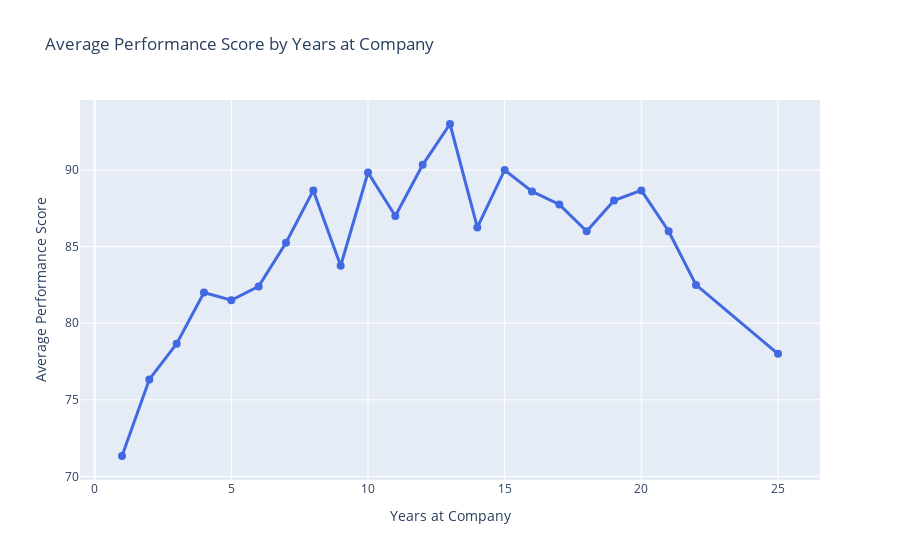
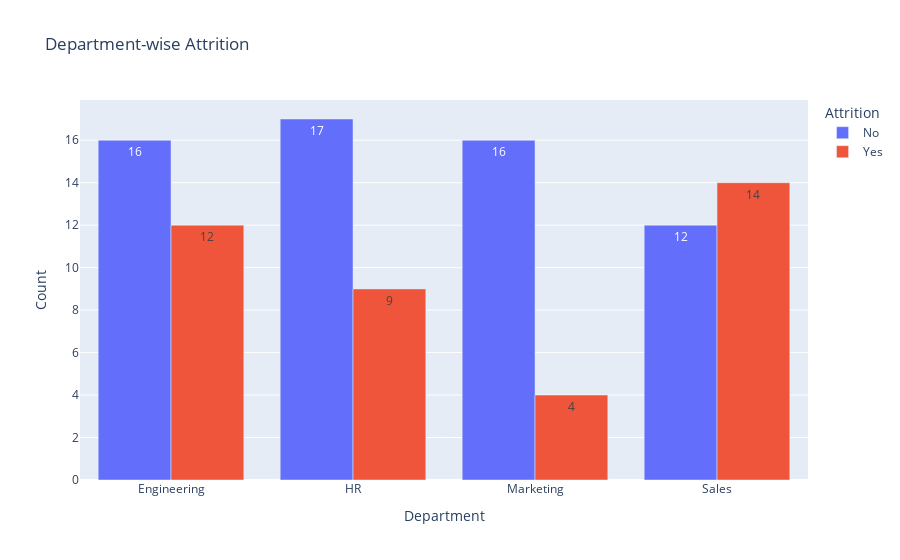
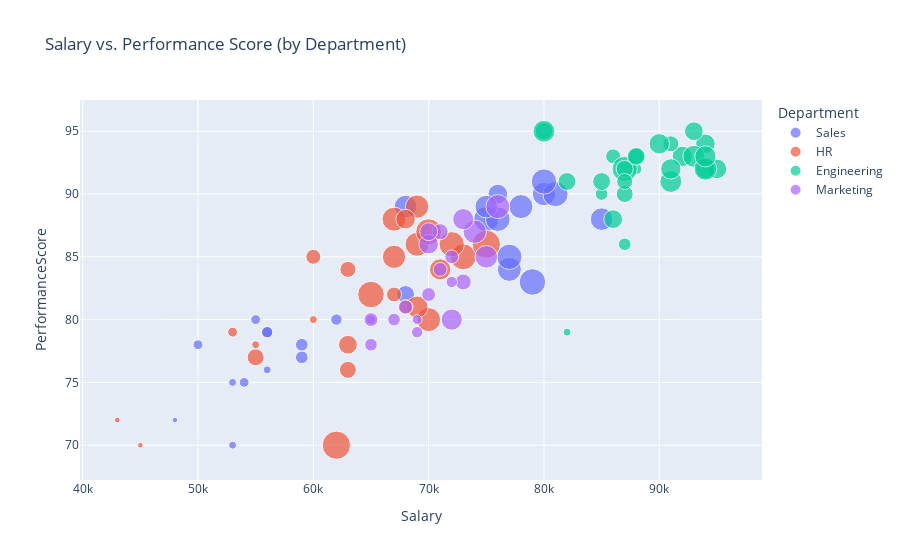

Write notebook code for charts like these, in order.
### Code cell
import plotly.express as px
import pandas as pd
import plotly.express as px
import pandas as pd
trend_df = df.groupby('YearsAtCompany')['PerformanceScore'].mean().reset_index()
trend_df = trend_df.sort_values('YearsAtCompany')
fig = px.line(
    trend_df,
    x='YearsAtCompany',
    y='PerformanceScore',
    title='Average Performance Score by Years at Company',
    markers=True
)
fig.update_traces(line=dict(color='royalblue', width=3), marker=dict(size=8))
fig.update_layout(xaxis_title='Years at Company', yaxis_title='Average Performance Score')
fig.show()
attrition_counts = df.groupby(['Department', 'Attrition']).size().reset_index(name='Count')
fig2 = px.bar(
    attrition_counts,
    x='Department',
    y='Count',
    color='Attrition',
    barmode='group',
    title='Department-wise Attrition',
    text='Count'
)
fig2.show()
fig3 = px.scatter(
    df,
    x='Salary',
    y='PerformanceScore',
    color='Department',
    size='YearsAtCompany',
    hover_data=['Age', 'Attrition'],
    title='Salary vs. Performance Score (by Department)'
)
fig3.show()

### Figure 1 — Plotly figure (JSON) as saved in the notebook; plotly's stock layout.template omitted (floating-point values rounded to 4 significant figures)
{"data": [{"hovertemplate": "YearsAtCompany=%{x}<br>PerformanceScore=%{y}<extra></extra>", "legendgroup": "", "line": {"color": "royalblue", "dash": "solid", "width": 3}, "marker": {"size": 8, "symbol": "circle"}, "mode": "lines+markers", "name": "", "orientation": "v", "showlegend": false, "type": "scatter", "x": [1, 2, 3, 4, 5, 6, 7, 8, 9, 10, 11, 12, 13, 14, 15, 16, 17, 18, 19, 20, 21, 22, 25], "xaxis": "x", "y": [71.33, 76.33, 78.67, 82, 81.5, 82.4, 85.25, 88.67, 83.75, 89.83, 87, 90.33, 93, 86.25, 90, 88.6, 87.75, 86, 88, 88.67, 86, 82.5, 78], "yaxis": "y"}], "layout": {"legend": {"tracegroupgap": 0}, "title": {"text": "Average Performance Score by Years at Company"}, "xaxis": {"anchor": "y", "domain": [0, 1], "title": {"text": "Years at Company"}}, "yaxis": {"anchor": "x", "domain": [0, 1], "title": {"text": "Average Performance Score"}}}}

### Figure 2 — Plotly figure (JSON) as saved in the notebook; plotly's stock layout.template omitted (floating-point values rounded to 4 significant figures)
{"data": [{"alignmentgroup": "True", "hovertemplate": "Attrition=No<br>Department=%{x}<br>Count=%{text}<extra></extra>", "legendgroup": "No", "marker": {"color": "#636efa", "pattern": {"shape": ""}}, "name": "No", "offsetgroup": "No", "orientation": "v", "showlegend": true, "text": [16, 17, 16, 12], "textposition": "auto", "type": "bar", "x": ["Engineering", "HR", "Marketing", "Sales"], "xaxis": "x", "y": [16, 17, 16, 12], "yaxis": "y"}, {"alignmentgroup": "True", "hovertemplate": "Attrition=Yes<br>Department=%{x}<br>Count=%{text}<extra></extra>", "legendgroup": "Yes", "marker": {"color": "#EF553B", "pattern": {"shape": ""}}, "name": "Yes", "offsetgroup": "Yes", "orientation": "v", "showlegend": true, "text": [12, 9, 4, 14], "textposition": "auto", "type": "bar", "x": ["Engineering", "HR", "Marketing", "Sales"], "xaxis": "x", "y": [12, 9, 4, 14], "yaxis": "y"}], "layout": {"barmode": "group", "legend": {"title": {"text": "Attrition"}, "tracegroupgap": 0}, "title": {"text": "Department-wise Attrition"}, "xaxis": {"anchor": "y", "domain": [0, 1], "title": {"text": "Department"}}, "yaxis": {"anchor": "x", "domain": [0, 1], "title": {"text": "Count"}}}}

### Figure 3 — Plotly figure (JSON) as saved in the notebook; plotly's stock layout.template omitted (floating-point values rounded to 4 significant figures)
{"data": [{"customdata": [[29, "No"], [50, "Yes"], [45, "Yes"], [27, "No"], [30, "No"], [55, "Yes"], [50, "Yes"], [48, "Yes"], [41, "No"], [45, "No"], [28, "Yes"], [50, "Yes"], [34, "No"], [30, "Yes"], [25, "No"], [28, "Yes"], [41, "No"], [28, "No"], [32, "Yes"], [39, "Yes"], [30, "No"], [42, "Yes"], [50, "Yes"], [28, "No"], [36, "Yes"], [45, "No"]], "hovertemplate": "Department=Sales<br>Salary=%{x}<br>PerformanceScore=%{y}<br>YearsAtCompany=%{marker.size}<br>Age=%{customdata[0]}<br>Attrition=%{customdata[1]}<extra></extra>", "legendgroup": "Sales", "marker": {"color": "#636efa", "size": [3, 20, 18, 2, 4, 22, 19, 20, 17, 16, 3, 20, 10, 2, 1, 3, 12, 4, 5, 16, 4, 18, 20, 2, 5, 16], "sizemode": "area", "sizeref": 0.0625, "symbol": "circle"}, "mode": "markers", "name": "Sales", "orientation": "v", "showlegend": true, "type": "scatter", "x": [55000, 75000, 77000, 53000, 56000, 79000, 76000, 77000, 80000, 85000, 54000, 81000, 68000, 53000, 48000, 50000, 76000, 56000, 59000, 68000, 62000, 78000, 80000, 56000, 59000, 75000], "xaxis": "x", "y": [80, 88, 84, 75, 79, 83, 88, 85, 90, 88, 75, 90, 82, 70, 72, 78, 90, 79, 77, 89, 80, 89, 91, 76, 78, 89], "yaxis": "y"}, {"customdata": [[35, "No"], [25, "No"], [60, "No"], [48, "No"], [25, "No"], [42, "No"], [31, "No"], [37, "No"], [53, "Yes"], [40, "No"], [47, "Yes"], [60, "Yes"], [38, "No"], [35, "No"], [29, "Yes"], [34, "No"], [38, "Yes"], [48, "No"], [50, "No"], [44, "No"], [25, "Yes"], [29, "No"], [31, "Yes"], [43, "Yes"], [29, "No"], [50, "Yes"]], "hovertemplate": "Department=HR<br>Salary=%{x}<br>PerformanceScore=%{y}<br>YearsAtCompany=%{marker.size}<br>Age=%{customdata[0]}<br>Attrition=%{customdata[1]}<extra></extra>", "legendgroup": "HR", "marker": {"color": "#EF553B", "size": [7, 1, 25, 18, 1, 17, 9, 11, 21, 15, 18, 25, 12, 9, 2, 7, 14, 20, 22, 18, 2, 8, 7, 17, 3, 21], "sizemode": "area", "sizeref": 0.0625, "symbol": "circle"}, "mode": "markers", "name": "HR", "orientation": "v", "showlegend": true, "type": "scatter", "x": [60000, 45000, 62000, 70000, 43000, 69000, 55000, 63000, 73000, 69000, 67000, 75000, 68000, 63000, 60000, 67000, 71000, 72000, 65000, 69000, 55000, 63000, 68000, 67000, 53000, 70000], "xaxis": "x", "y": [85, 70, 70, 80, 72, 89, 77, 78, 85, 81, 88, 86, 88, 76, 80, 82, 84, 86, 82, 86, 78, 84, 81, 85, 79, 87], "yaxis": "y"}, {"customdata": [[40, "Yes"], [38, "No"], [29, "No"], [37, "No"], [33, "Yes"], [29, "No"], [35, "Yes"], [27, "No"], [25, "Yes"], [31, "No"], [32, "No"], [38, "No"], [42, "No"], [47, "Yes"], [32, "Yes"], [36, "No"], [31, "No"], [35, "Yes"], [30, "No"], [36, "Yes"], [33, "Yes"], [37, "No"], [45, "Yes"], [33, "No"], [39, "Yes"], [32, "No"], [40, "Yes"], [29, "No"]], "hovertemplate": "Department=Engineering<br>Salary=%{x}<br>PerformanceScore=%{y}<br>YearsAtCompany=%{marker.size}<br>Age=%{customdata[0]}<br>Attrition=%{customdata[1]}<extra></extra>", "legendgroup": "Engineering", "marker": {"color": "#00cc96", "size": [10, 12, 5, 15, 10, 5, 13, 4, 2, 8, 7, 12, 15, 20, 8, 11, 10, 15, 9, 13, 12, 10, 16, 9, 14, 11, 13, 8], "sizemode": "area", "sizeref": 0.0625, "symbol": "circle"}, "mode": "markers", "name": "Engineering", "orientation": "v", "showlegend": true, "type": "scatter", "x": [80000, 95000, 85000, 80000, 82000, 87000, 92000, 88000, 82000, 91000, 86000, 94000, 91000, 87000, 88000, 93000, 85000, 93000, 87000, 90000, 94000, 88000, 94000, 87000, 94000, 86000, 91000, 87000], "xaxis": "x", "y": [95, 92, 90, 95, 91, 86, 93, 92, 79, 94, 93, 94, 91, 92, 93, 95, 91, 93, 92, 94, 92, 93, 92, 90, 93, 88, 92, 91], "yaxis": "y"}, {"customdata": [[28, "No"], [32, "No"], [34, "Yes"], [41, "No"], [26, "No"], [39, "No"], [34, "No"], [29, "No"], [36, "Yes"], [28, "No"], [33, "No"], [27, "No"], [41, "No"], [30, "No"], [49, "Yes"], [33, "Yes"], [41, "No"], [28, "No"], [38, "No"], [27, "No"]], "hovertemplate": "Department=Marketing<br>Salary=%{x}<br>PerformanceScore=%{y}<br>YearsAtCompany=%{marker.size}<br>Age=%{customdata[0]}<br>Attrition=%{customdata[1]}<extra></extra>", "legendgroup": "Marketing", "marker": {"color": "#ab63fa", "size": [5, 6, 8, 16, 3, 14, 6, 5, 12, 4, 8, 6, 18, 4, 17, 6, 14, 6, 10, 3], "sizemode": "area", "sizeref": 0.0625, "symbol": "circle"}, "mode": "markers", "name": "Marketing", "orientation": "v", "showlegend": true, "type": "scatter", "x": [65000, 70000, 71000, 75000, 65000, 72000, 71000, 67000, 70000, 69000, 73000, 65000, 76000, 72000, 74000, 68000, 73000, 72000, 70000, 69000], "xaxis": "x", "y": [78, 82, 87, 85, 80, 80, 84, 80, 86, 79, 83, 80, 89, 83, 87, 81, 88, 85, 87, 80], "yaxis": "y"}], "layout": {"legend": {"itemsizing": "constant", "title": {"text": "Department"}, "tracegroupgap": 0}, "title": {"text": "Salary vs. Performance Score (by Department)"}, "xaxis": {"anchor": "y", "domain": [0, 1], "title": {"text": "Salary"}}, "yaxis": {"anchor": "x", "domain": [0, 1], "title": {"text": "PerformanceScore"}}}}
